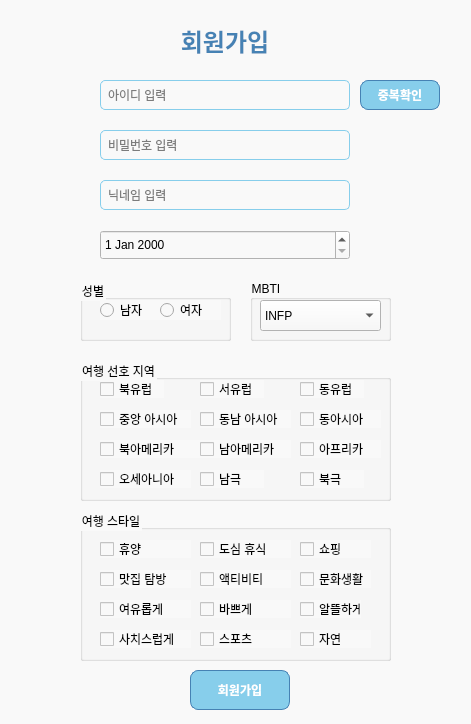
<?xml version="1.0" encoding="UTF-8"?>
<ui version="4.0">
 <class>SignUpWindow</class>
 <widget class="QWidget" name="SignUpWindow">
  <property name="geometry">
   <rect>
    <x>0</x>
    <y>0</y>
    <width>471</width>
    <height>724</height>
   </rect>
  </property>
  <property name="windowTitle">
   <string>회원가입</string>
  </property>
  <property name="styleSheet">
   <string>
    QWidget {
        background-color: #f9f9f9;
        font-family: Arial, sans-serif;
    }
    QPushButton {
        background-color: #87ceeb;
        border: 1px solid #4682b4;
        border-radius: 8px;
        color: white;
        font-weight: bold;
        padding: 5px 10px;
    }
    QPushButton:hover {
        background-color: #4682b4;
    }
    QLineEdit {
        border: 1px solid #87ceeb;
        border-radius: 5px;
        padding: 5px;
    }
    QLabel {
        font-size: 12px;
        color: #666666;
    }
   </string>
  </property>
  <widget class="QLabel" name="headerLabel">
   <property name="geometry">
    <rect>
     <x>100</x>
     <y>20</y>
     <width>250</width>
     <height>40</height>
    </rect>
   </property>
   <property name="styleSheet">
    <string>
     QLabel {
         font-size: 24px;
         font-weight: bold;
         color: #4682b4;
     }
    </string>
   </property>
   <property name="text">
    <string>회원가입</string>
   </property>
   <property name="alignment">
    <set>Qt::AlignmentFlag::AlignCenter</set>
   </property>
  </widget>
  <widget class="QLineEdit" name="usernameLineEdit">
   <property name="geometry">
    <rect>
     <x>100</x>
     <y>80</y>
     <width>250</width>
     <height>30</height>
    </rect>
   </property>
   <property name="placeholderText">
    <string>아이디 입력</string>
   </property>
  </widget>
  <widget class="QPushButton" name="conform">
   <property name="geometry">
    <rect>
     <x>360</x>
     <y>80</y>
     <width>80</width>
     <height>30</height>
    </rect>
   </property>
   <property name="text">
    <string>중복확인</string>
   </property>
  </widget>
  <widget class="QLineEdit" name="passwordLineEdit">
   <property name="geometry">
    <rect>
     <x>100</x>
     <y>130</y>
     <width>250</width>
     <height>30</height>
    </rect>
   </property>
   <property name="echoMode">
    <enum>QLineEdit::EchoMode::Password</enum>
   </property>
   <property name="placeholderText">
    <string>비밀번호 입력</string>
   </property>
  </widget>
  <widget class="QLineEdit" name="nickName">
   <property name="geometry">
    <rect>
     <x>100</x>
     <y>180</y>
     <width>250</width>
     <height>30</height>
    </rect>
   </property>
   <property name="placeholderText">
    <string>닉네임 입력</string>
   </property>
  </widget>
  <widget class="QDateEdit" name="birthDateEdit">
   <property name="geometry">
    <rect>
     <x>100</x>
     <y>230</y>
     <width>250</width>
     <height>30</height>
    </rect>
   </property>
  </widget>
  <widget class="QGroupBox" name="genderGroupBox">
   <property name="geometry">
    <rect>
     <x>80</x>
     <y>280</y>
     <width>151</width>
     <height>61</height>
    </rect>
   </property>
   <property name="title">
    <string>성별</string>
   </property>
   <widget class="QRadioButton" name="checkBoxM">
    <property name="geometry">
     <rect>
      <x>20</x>
      <y>20</y>
      <width>100</width>
      <height>20</height>
     </rect>
    </property>
    <property name="text">
     <string>남자</string>
    </property>
   </widget>
   <widget class="QRadioButton" name="checkBoxF">
    <property name="geometry">
     <rect>
      <x>80</x>
      <y>20</y>
      <width>61</width>
      <height>20</height>
     </rect>
    </property>
    <property name="text">
     <string>여자</string>
    </property>
   </widget>
  </widget>
  <widget class="QPushButton" name="signUpButton">
   <property name="geometry">
    <rect>
     <x>190</x>
     <y>670</y>
     <width>100</width>
     <height>40</height>
    </rect>
   </property>
   <property name="text">
    <string>회원가입</string>
   </property>
  </widget>
  <widget class="QGroupBox" name="preferContry">
   <property name="geometry">
    <rect>
     <x>80</x>
     <y>360</y>
     <width>311</width>
     <height>141</height>
    </rect>
   </property>
   <property name="title">
    <string>여행 선호 지역</string>
   </property>
   <widget class="QCheckBox" name="northEU">
    <property name="geometry">
     <rect>
      <x>20</x>
      <y>20</y>
      <width>64</width>
      <height>18</height>
     </rect>
    </property>
    <property name="text">
     <string>북유럽</string>
    </property>
   </widget>
   <widget class="QCheckBox" name="westEU">
    <property name="geometry">
     <rect>
      <x>120</x>
      <y>20</y>
      <width>64</width>
      <height>18</height>
     </rect>
    </property>
    <property name="text">
     <string>서유럽</string>
    </property>
   </widget>
   <widget class="QCheckBox" name="centralAsia">
    <property name="geometry">
     <rect>
      <x>20</x>
      <y>50</y>
      <width>91</width>
      <height>18</height>
     </rect>
    </property>
    <property name="text">
     <string>중앙 아시아</string>
    </property>
   </widget>
   <widget class="QCheckBox" name="eastsouthAsia">
    <property name="geometry">
     <rect>
      <x>120</x>
      <y>50</y>
      <width>91</width>
      <height>18</height>
     </rect>
    </property>
    <property name="text">
     <string>동남 아시아</string>
    </property>
   </widget>
   <widget class="QCheckBox" name="eastEU">
    <property name="geometry">
     <rect>
      <x>220</x>
      <y>20</y>
      <width>64</width>
      <height>18</height>
     </rect>
    </property>
    <property name="text">
     <string>동유럽</string>
    </property>
   </widget>
   <widget class="QCheckBox" name="northAmerica">
    <property name="geometry">
     <rect>
      <x>20</x>
      <y>80</y>
      <width>101</width>
      <height>18</height>
     </rect>
    </property>
    <property name="text">
     <string>북아메리카</string>
    </property>
   </widget>
   <widget class="QCheckBox" name="southAmerica">
    <property name="geometry">
     <rect>
      <x>120</x>
      <y>80</y>
      <width>91</width>
      <height>18</height>
     </rect>
    </property>
    <property name="text">
     <string>남아메리카</string>
    </property>
   </widget>
   <widget class="QCheckBox" name="africa">
    <property name="geometry">
     <rect>
      <x>220</x>
      <y>80</y>
      <width>81</width>
      <height>18</height>
     </rect>
    </property>
    <property name="text">
     <string>아프리카</string>
    </property>
   </widget>
   <widget class="QCheckBox" name="oseania">
    <property name="geometry">
     <rect>
      <x>20</x>
      <y>110</y>
      <width>91</width>
      <height>18</height>
     </rect>
    </property>
    <property name="text">
     <string>오세아니아</string>
    </property>
   </widget>
   <widget class="QCheckBox" name="arctic">
    <property name="geometry">
     <rect>
      <x>120</x>
      <y>110</y>
      <width>64</width>
      <height>18</height>
     </rect>
    </property>
    <property name="text">
     <string>남극</string>
    </property>
   </widget>
   <widget class="QCheckBox" name="antArctic">
    <property name="geometry">
     <rect>
      <x>220</x>
      <y>110</y>
      <width>64</width>
      <height>18</height>
     </rect>
    </property>
    <property name="text">
     <string>북극</string>
    </property>
   </widget>
   <widget class="QCheckBox" name="eastAsia">
    <property name="geometry">
     <rect>
      <x>220</x>
      <y>50</y>
      <width>81</width>
      <height>18</height>
     </rect>
    </property>
    <property name="text">
     <string>동아시아</string>
    </property>
   </widget>
  </widget>
  <widget class="QGroupBox" name="travelStyle">
   <property name="geometry">
    <rect>
     <x>80</x>
     <y>510</y>
     <width>311</width>
     <height>151</height>
    </rect>
   </property>
   <property name="title">
    <string>여행 스타일</string>
   </property>
   <widget class="QCheckBox" name="rest">
    <property name="geometry">
     <rect>
      <x>20</x>
      <y>30</y>
      <width>91</width>
      <height>18</height>
     </rect>
    </property>
    <property name="text">
     <string>휴양</string>
    </property>
   </widget>
   <widget class="QCheckBox" name="cityRest">
    <property name="geometry">
     <rect>
      <x>120</x>
      <y>30</y>
      <width>91</width>
      <height>18</height>
     </rect>
    </property>
    <property name="text">
     <string>도심 휴식</string>
    </property>
   </widget>
   <widget class="QCheckBox" name="shopping">
    <property name="geometry">
     <rect>
      <x>220</x>
      <y>30</y>
      <width>71</width>
      <height>18</height>
     </rect>
    </property>
    <property name="text">
     <string>쇼핑</string>
    </property>
   </widget>
   <widget class="QCheckBox" name="foodSearch">
    <property name="geometry">
     <rect>
      <x>20</x>
      <y>60</y>
      <width>91</width>
      <height>18</height>
     </rect>
    </property>
    <property name="text">
     <string>맛집 탐방</string>
    </property>
   </widget>
   <widget class="QCheckBox" name="activity">
    <property name="geometry">
     <rect>
      <x>120</x>
      <y>60</y>
      <width>91</width>
      <height>18</height>
     </rect>
    </property>
    <property name="text">
     <string>액티비티</string>
    </property>
   </widget>
   <widget class="QCheckBox" name="cultureLife">
    <property name="geometry">
     <rect>
      <x>220</x>
      <y>60</y>
      <width>71</width>
      <height>18</height>
     </rect>
    </property>
    <property name="text">
     <string>문화생활</string>
    </property>
   </widget>
   <widget class="QCheckBox" name="leisurely">
    <property name="geometry">
     <rect>
      <x>20</x>
      <y>90</y>
      <width>91</width>
      <height>18</height>
     </rect>
    </property>
    <property name="text">
     <string>여유롭게</string>
    </property>
   </widget>
   <widget class="QCheckBox" name="busy">
    <property name="geometry">
     <rect>
      <x>120</x>
      <y>90</y>
      <width>91</width>
      <height>18</height>
     </rect>
    </property>
    <property name="text">
     <string>바쁘게</string>
    </property>
   </widget>
   <widget class="QCheckBox" name="trifity">
    <property name="geometry">
     <rect>
      <x>220</x>
      <y>90</y>
      <width>61</width>
      <height>18</height>
     </rect>
    </property>
    <property name="text">
     <string>알뜰하게</string>
    </property>
   </widget>
   <widget class="QCheckBox" name="luxury">
    <property name="geometry">
     <rect>
      <x>20</x>
      <y>120</y>
      <width>91</width>
      <height>18</height>
     </rect>
    </property>
    <property name="text">
     <string>사치스럽게</string>
    </property>
   </widget>
   <widget class="QCheckBox" name="sports">
    <property name="geometry">
     <rect>
      <x>120</x>
      <y>120</y>
      <width>91</width>
      <height>18</height>
     </rect>
    </property>
    <property name="text">
     <string>스포츠</string>
    </property>
   </widget>
   <widget class="QCheckBox" name="nature">
    <property name="geometry">
     <rect>
      <x>220</x>
      <y>120</y>
      <width>71</width>
      <height>18</height>
     </rect>
    </property>
    <property name="text">
     <string>자연</string>
    </property>
   </widget>
  </widget>
  <widget class="QGroupBox" name="MBTI">
   <property name="geometry">
    <rect>
     <x>250</x>
     <y>280</y>
     <width>141</width>
     <height>61</height>
    </rect>
   </property>
   <property name="title">
    <string>MBTI</string>
   </property>
   <widget class="QComboBox" name="comboBox">
    <property name="geometry">
     <rect>
      <x>10</x>
      <y>20</y>
      <width>121</width>
      <height>31</height>
     </rect>
    </property>
    <item>
     <property name="text">
      <string>INFP</string>
     </property>
    </item>
    <item>
     <property name="text">
      <string>INFJ</string>
     </property>
    </item>
    <item>
     <property name="text">
      <string>INTP</string>
     </property>
    </item>
    <item>
     <property name="text">
      <string>INTJ</string>
     </property>
    </item>
    <item>
     <property name="text">
      <string>ISFP</string>
     </property>
    </item>
    <item>
     <property name="text">
      <string>ISFJ</string>
     </property>
    </item>
    <item>
     <property name="text">
      <string>ISTP</string>
     </property>
    </item>
    <item>
     <property name="text">
      <string>ISTJ</string>
     </property>
    </item>
    <item>
     <property name="text">
      <string>ENFP</string>
     </property>
    </item>
    <item>
     <property name="text">
      <string>ENFJ</string>
     </property>
    </item>
    <item>
     <property name="text">
      <string>ENTP</string>
     </property>
    </item>
    <item>
     <property name="text">
      <string>ENTJ</string>
     </property>
    </item>
    <item>
     <property name="text">
      <string>ESFP</string>
     </property>
    </item>
    <item>
     <property name="text">
      <string>ESFJ</string>
     </property>
    </item>
    <item>
     <property name="text">
      <string>ESTP</string>
     </property>
    </item>
    <item>
     <property name="text">
      <string>ESTJ</string>
     </property>
    </item>
   </widget>
  </widget>
 </widget>
 <resources/>
 <connections/>
</ui>
